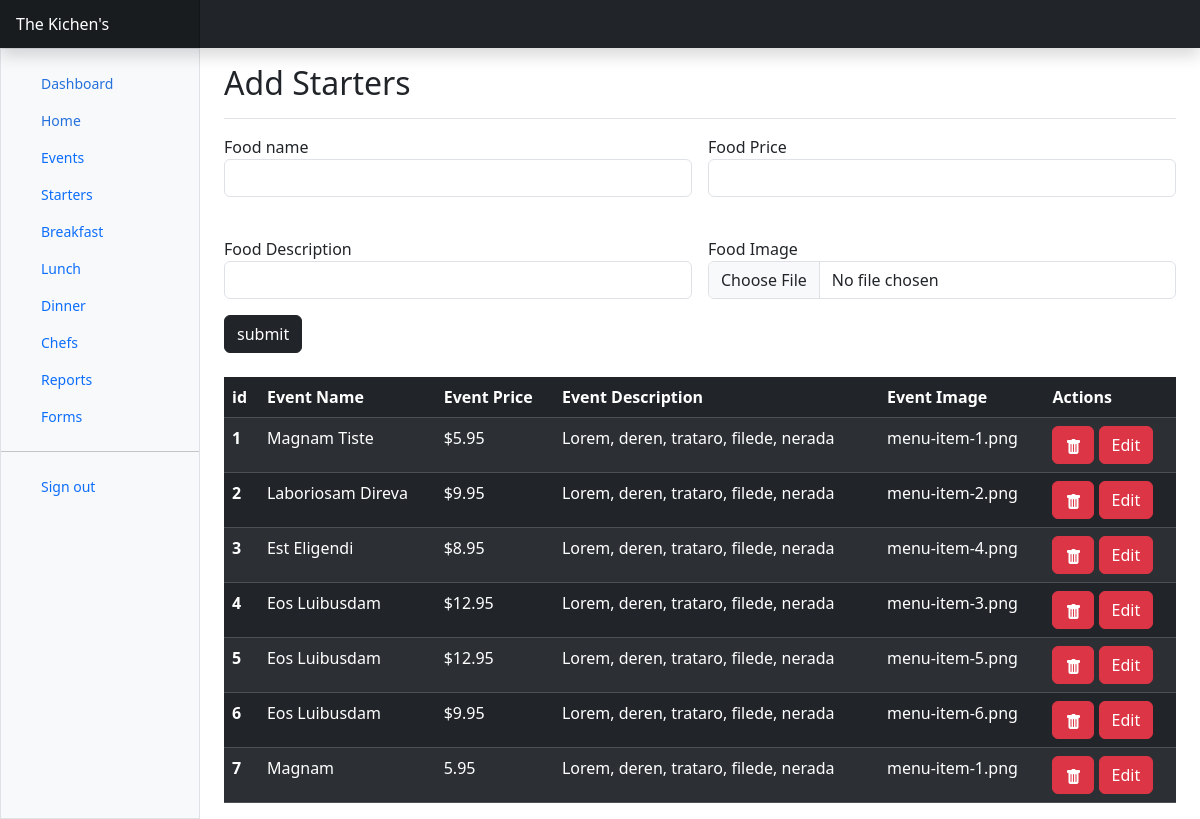
Page /admin/menus.php on the committed database.
### tables this page shows
CREATE TABLE `home_menus` (
  `id` int(11) NOT NULL,
  `foodname` varchar(40) NOT NULL,
  `foodprice` varchar(10) NOT NULL,
  `fooddesc` varchar(60) NOT NULL,
  `foodimg` varchar(300) NOT NULL
);

### admin/menus.php (the view, shortened to what this page needs)
<?php
include "header.php";
$btnname = "submit";
$getdata = "select * from home_menus";
$get_res = mysqli_query($conn, $getdata);
?>
<div class="container-fluid">
    <div class="row">
        <div class="sidebar border border-right col-md-3 col-lg-2 p-0 bg-body-tertiary">
            <?php include "sidebar.php" ?>
        </div>
        <main class="col-md-9 ms-sm-auto col-lg-10 px-md-4">
            <div class="d-flex justify-content-between flex-wrap flex-md-nowrap align-items-center pt-3 pb-2 mb-3 border-bottom">
                <h1 class="h2">Add Starters</h1>
            </div>
            <form method="post" enctype="multipart/form-data">
                <div class="row g-3">
                    <div class="col">
                        <label for="">Food name</label>
                        <input type="text" class="form-control" value="<?php if (isset($mydata)) echo $mydata['foodname'];?>" aria-label="Event Name" name="fname">
                    </div>
                    <div class="col">
                        <label for="">Food Price</label>
                        <input type="text" class="form-control" placeholder="Event Price" aria-label="Event Price" name="fprice" value=" <?php if (isset($mydata)) echo $mydata['foodprice']; ?>" >
                    </div>
                </div>
                <div class="row g-3 mt-4">
                    <div class="col">
                        <label for="">Food Description</label>
                        <input type="text" class="form-control" placeholder="Event Description" aria-label="Event image" name="fdesc"value=" <?php if (isset($mydata)) echo $mydata['fooddesc']; ?>" >
                        <button type="submit" name="<?php echo $btnname;?>" class="btn btn-dark mt-3"><?php echo $btnname;?></button>
                    </div>
                    <div class="col">
                        <label for="">Food Image</label>
                        <input type="file" class="form-control" placeholder="Event Image" aria-label="Event image" name="uploadfile" value=" <?php if (isset($mydata)) echo $mydata['foodimg']; ?>" >
                    </div>
                </div>
            </form>
            <table class="table table-striped table-dark mt-4">
                <thead>
                    <tr>
                        <th scope="col">id</th>
                        <th scope="col">Event Name</th>
                        <th scope="col">Event Price</th>
                        <th scope="col">Event Description</th>
                        <th scope="col">Event Image</th>
                        <th scope="col">Actions</th>
                    </tr>
                </thead>
                <tbody>
                    <?php
                    $i = 1;
                    foreach ($get_res as $getdata) {
                    ?>
                        <tr>
                            <th scope="row"><?php echo $i; ?></th>
                            <td><?php echo $getdata['foodname']; ?></td>
                            <td><?php echo $getdata['foodprice']; ?></td>
                            <td><?php echo $getdata['fooddesc']; ?></td>
                            <td><?php echo $getdata['foodimg']; ?></td>
                            <td><a href='menus.php?action=del&id=<?php echo $getdata["id"] ?>' class="btn btn-danger">
                                    <i class="bi bi-trash-fill"></i>
                                </a>
                                <a href='menus.php?action=edit&id=<?php echo $getdata["id"] ?>' class="btn btn-danger">
                                    Edit
                                </a>
                            </td>
                        </tr>
                    <?php $i++;
                    } ?>
                </tbody>
            </table>
        </main>
    </div>
</div>
</body>
</html>

### admin/dashboard.css (style rules this page uses)
.bi { display: inline-block; width: 1rem; height: 1rem; }

### admin/header.php (style rules this page uses)
.bi { vertical-align: -.125em; fill: currentColor; }

### rows in the picture
home_menus: foodname "Magnam Tiste", foodprice "$5.95", fooddesc "Lorem, deren, trataro, filede, nerada", foodimg "menu-item-1.png"
home_menus: foodname "Laboriosam Direva", foodprice "$9.95", fooddesc "Lorem, deren, trataro, filede, nerada", foodimg "menu-item-2.png"
home_menus: foodname "Est Eligendi", foodprice "$8.95", fooddesc "Lorem, deren, trataro, filede, nerada", foodimg "menu-item-4.png"
home_menus: foodname "Eos Luibusdam", foodprice "$12.95", fooddesc "Lorem, deren, trataro, filede, nerada", foodimg "menu-item-3.png"
home_menus: foodname "Eos Luibusdam", foodprice "$12.95", fooddesc "Lorem, deren, trataro, filede, nerada", foodimg "menu-item-5.png"
home_menus: foodname "Eos Luibusdam", foodprice "$9.95", fooddesc "Lorem, deren, trataro, filede, nerada", foodimg "menu-item-6.png"
home_menus: foodname "Magnam", foodprice "5.95", fooddesc "Lorem, deren, trataro, filede, nerada", foodimg "menu-item-1.png"

### other values in the picture
$btnname "submit"
